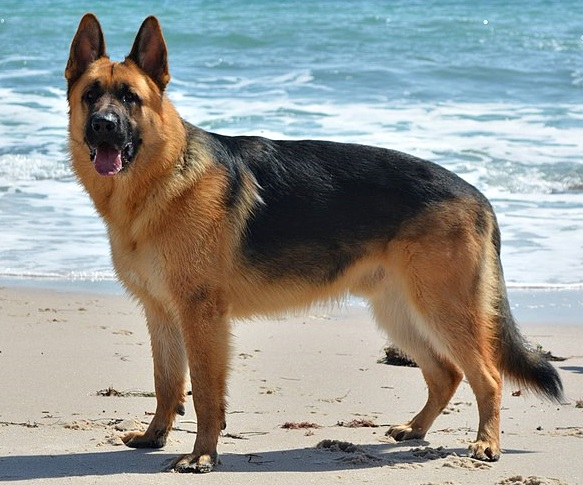
#> input picture Week 8.1/german.jpg, 583 x 485 px
$ python GriffinLimantara_XIIA_UjianOpenCV.py
#> lines starting #> are read from the running program, lines starting #| are printed output that depends on the picture; after the words box and inside, x2 and y2 are one past the last pixel; in counts of white or black regions, pixels touching at a corner belong together
import cv2 as cv

img=cv.imread("german.jpg")
#> img is the input picture: shape (485, 583, 3); mean B, G, R 147, 151.9, 150.1

BlackWhiteImg=cv.cvtColor(img,cv.COLOR_BGR2GRAY)
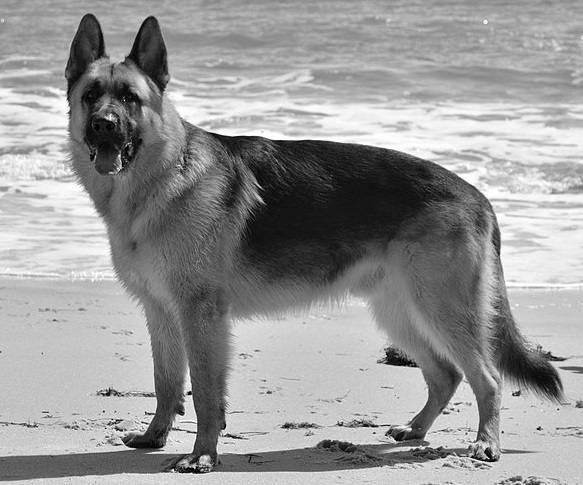
#> BlackWhiteImg: shape (485, 583); min 0, max 255, mean 150.8

text="Griffin Limantara XIIA"
font=cv.FONT_HERSHEY_COMPLEX

xText=200
yText=100

cv.putText(BlackWhiteImg,text,(xText,yText),font,1,(0,0,0),10,cv.LINE_AA)
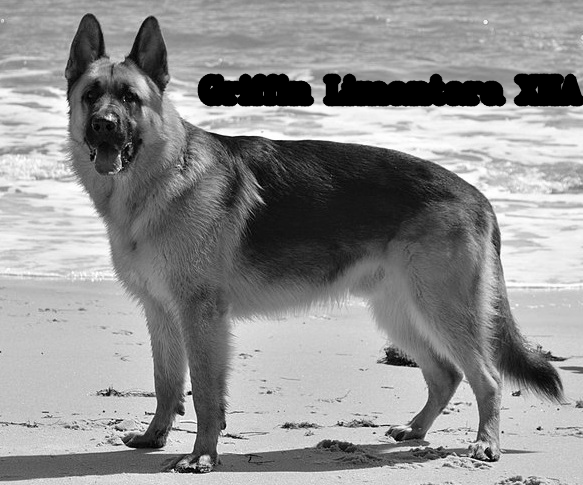
#> BlackWhiteImg: shape (485, 583); 3.75% of pixels changed, all inside (x1, y1, x2, y2) = (197, 73, 583, 107)

y_start=10
y_end=510

x_start=60
x_end=600


CropImg=BlackWhiteImg[y_start:y_end,
                      x_start:x_end]
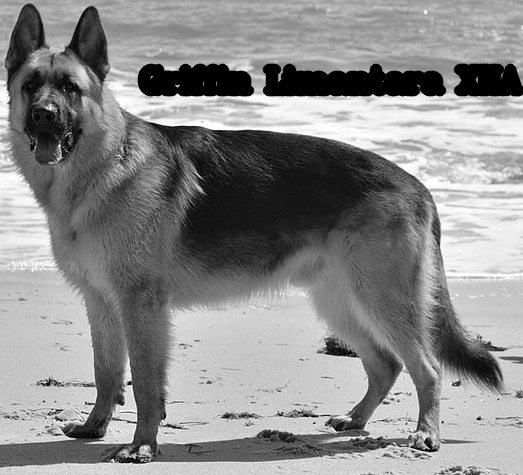
#> CropImg: shape (475, 523); min 0, max 255, mean 138.7
NewFileName="Hasil_edit.jpg"
cv.imwrite(NewFileName,CropImg)

cv.imshow("Hasil",CropImg)
print(f"New File Name:{NewFileName}")


cv.waitKey(0)
cv.destroyAllWindows()
